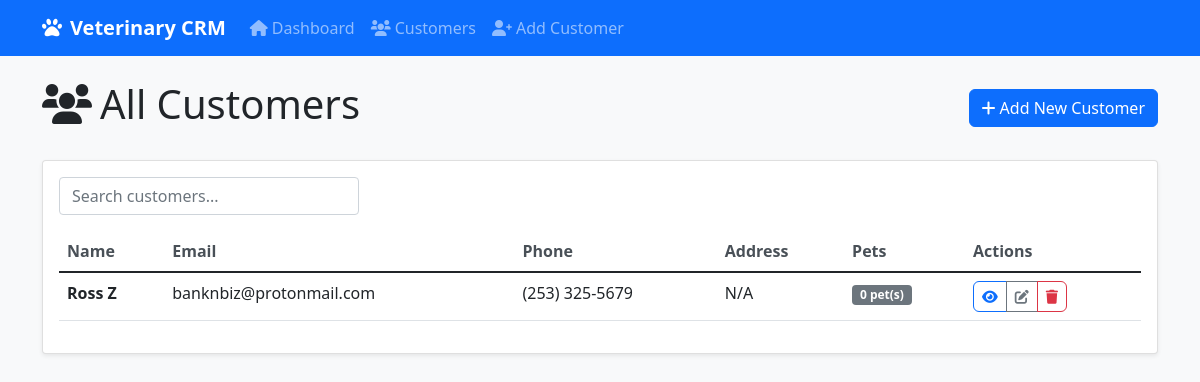
Page /customers on the committed database.
### models.py (models this page shows, shortened)
class Customer(db.Model):
    __tablename__ = 'customers'
    id = db.Column(db.Integer, primary_key=True)
    first_name = db.Column(db.String(50), nullable=False)
    last_name = db.Column(db.String(50), nullable=False)
    email = db.Column(db.String(100), unique=True, nullable=False)
    phone = db.Column(db.String(20), nullable=False)
    address = db.Column(db.Text)
    created_at = db.Column(db.DateTime, default=datetime.utcnow)
    updated_at = db.Column(db.DateTime, default=datetime.utcnow, onupdate=datetime.utcnow)
    pets = db.relationship('Pet', backref='owner', lazy=True, cascade='all, delete-orphan')

### app.py (the view)
@app.route('/customers')
def customers():
    customers = Customer.query.all()
    return render_template('customers.html', customers=customers)

### templates/customers.html (shortened to what this page needs)
{% extends "base.html" %}
{% block content %}
<div class="row">
    <div class="col-12">
        <div class="d-flex justify-content-between align-items-center mb-4">
            <h1><i class="fas fa-users me-2"></i>All Customers</h1>
            <a href="{{ url_for('add_customer') }}" class="btn btn-primary">
                <i class="fas fa-plus me-1"></i>Add New Customer
            </a>
        </div>
    </div>
</div>
<div class="row">
    <div class="col-12">
        <div class="card">
            <div class="card-body">
                {% if customers %}
                    <div class="mb-3">
                        <input type="text" id="searchInput" class="form-control" placeholder="Search customers...">
                    </div>
                    <div class="table-responsive">
                        <table class="table table-hover" id="customersTable">
                            <thead>
                                <tr>
                                    <th>Name</th>
                                    <th>Email</th>
                                    <th>Phone</th>
                                    <th>Address</th>
                                    <th>Pets</th>
                                    <th>Actions</th>
                                </tr>
                            </thead>
                            <tbody>
                                {% for customer in customers %}
                                <tr>
                                    <td>
                                        <strong>{{ customer.first_name }} {{ customer.last_name }}</strong>
                                    </td>
                                    <td>{{ customer.email }}</td>
                                    <td>{{ customer.phone }}</td>
                                    <td>{{ customer.address[:50] + '...' if customer.address and customer.address|length > 50 else customer.address or 'N/A' }}</td>
                                    <td>
                                        <span class="badge bg-secondary">{{ customer.pets|length }} pet(s)</span>
                                    </td>
                                    <td>
                                        <div class="btn-group" role="group">
                                            <a href="{{ url_for('customer_detail', customer_id=customer.id) }}"
                                               class="btn btn-sm btn-outline-primary">
                                                <i class="fas fa-eye"></i>
                                            </a>
                                            <a href="{{ url_for('edit_customer', customer_id=customer.id) }}"
                                               class="btn btn-sm btn-outline-secondary">
                                                <i class="fas fa-edit"></i>
                                            </a>
                                            <button type="button" class="btn btn-sm btn-outline-danger"
                                                    onclick="confirmDelete({{ customer.id }}, '{{ customer.first_name }} {{ customer.last_name }}')">
                                                <i class="fas fa-trash"></i>
                                            </button>
                                        </div>
                                    </td>
                                </tr>
                                {% endfor %}
                            </tbody>
                        </table>
                    </div>
                {% endif %}
            </div>
        </div>
    </div>
</div>
{% endblock %}

### templates/base.html (shortened to what this page needs)
<!DOCTYPE html>
<html lang="en">
<head>
    <link href="https://cdn.jsdelivr.net/npm/bootstrap@5.1.3/dist/css/bootstrap.min.css" rel="stylesheet">
    <link href="https://cdnjs.cloudflare.com/ajax/libs/font-awesome/6.0.0/css/all.min.css" rel="stylesheet">
    <link href="{{ url_for('static', filename='css/style.css') }}" rel="stylesheet">
</head>
<body>
    <nav class="navbar navbar-expand-lg navbar-dark bg-primary">
        <div class="container">
            <a class="navbar-brand" href="{{ url_for('index') }}">
                <i class="fas fa-paw me-2"></i>Veterinary CRM
            </a>
            <div class="collapse navbar-collapse" id="navbarNav">
                <ul class="navbar-nav me-auto">
                    <li class="nav-item">
                        <a class="nav-link" href="{{ url_for('index') }}">
                            <i class="fas fa-home me-1"></i>Dashboard
                        </a>
                    </li>
                    <li class="nav-item">
                        <a class="nav-link" href="{{ url_for('customers') }}">
                            <i class="fas fa-users me-1"></i>Customers
                        </a>
                    </li>
                    <li class="nav-item">
                        <a class="nav-link" href="{{ url_for('add_customer') }}">
                            <i class="fas fa-user-plus me-1"></i>Add Customer
                        </a>
                    </li>
                </ul>
            </div>
        </div>
    </nav>
    <div class="container mt-4">
        {% block content %}{% endblock %}
    </div>
</body>
</html>

### static/css/style.css (style rules this page uses)
body { background-color: #f8f9fa; }
.navbar-brand { font-weight: bold; }
.card { box-shadow: 0 0.125rem 0.25rem rgba(0, 0, 0, 0.075); border: 1px solid rgba(0, 0, 0, 0.125); }
.btn { border-radius: 0.375rem; }
.table th { border-top: none; font-weight: 600; color: #495057; }
.badge { font-size: 0.75em; }
#searchInput { max-width: 300px; }

### rows in the picture
Customer: first_name "Ross", last_name "Z", email "banknbiz@protonmail.com", phone "(253) 325-5679", address "N/A", pets|length "0"
